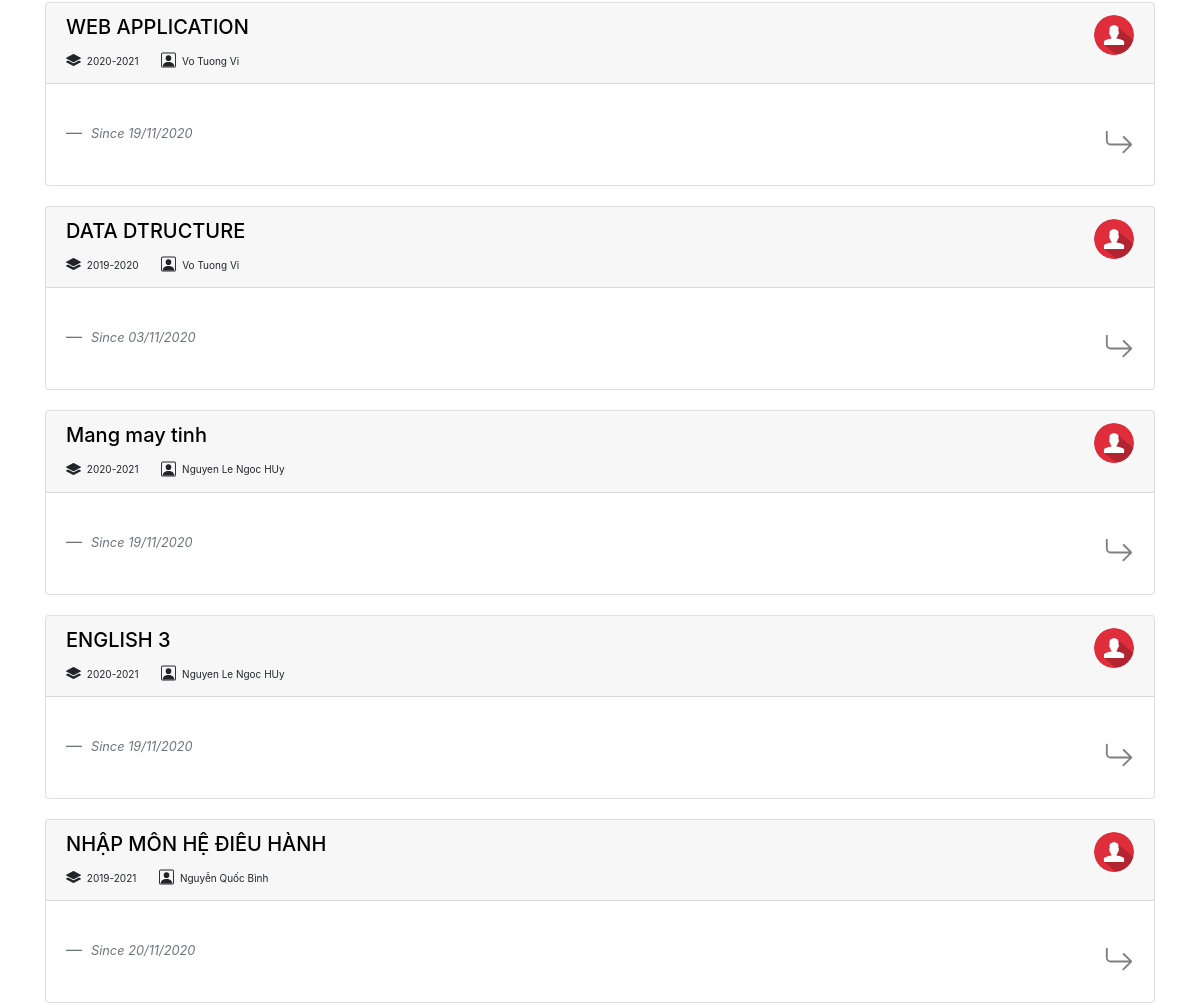
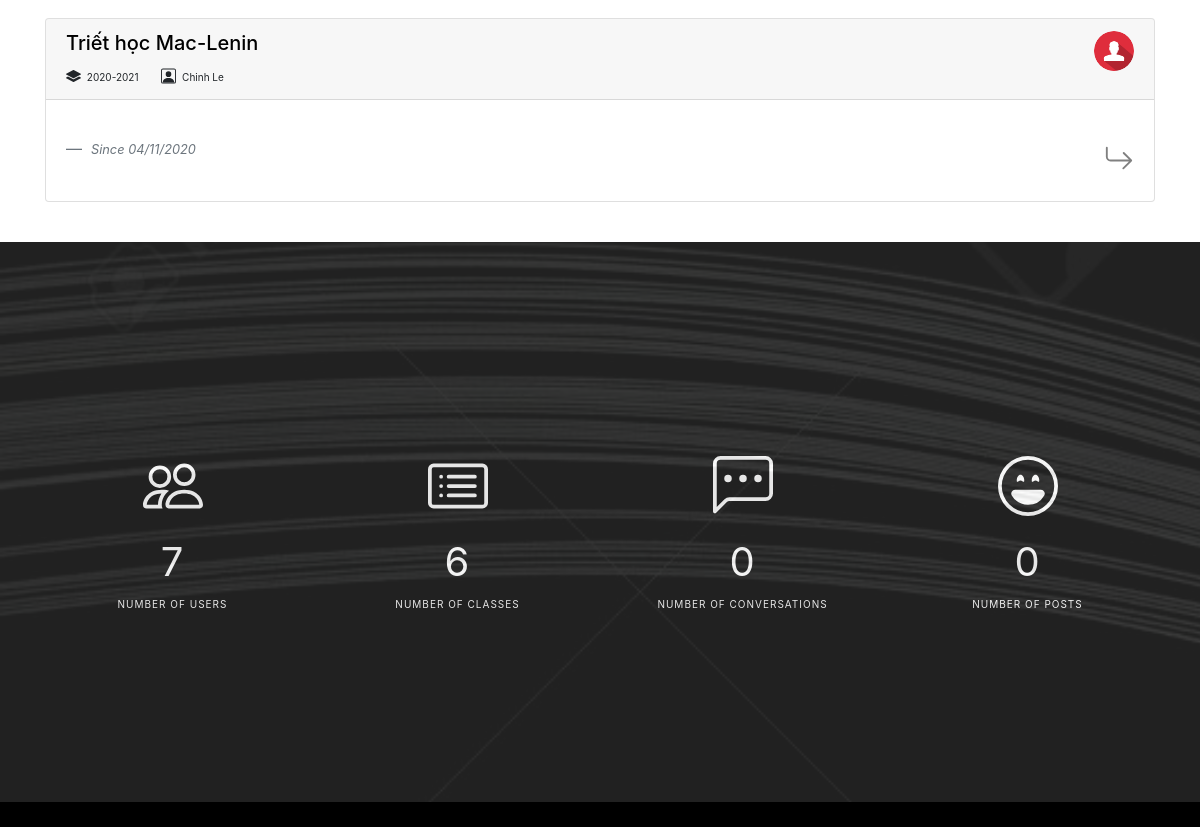
Page /home.php (signed in, middle part) on the earlier database version (2 pictures, top to bottom).
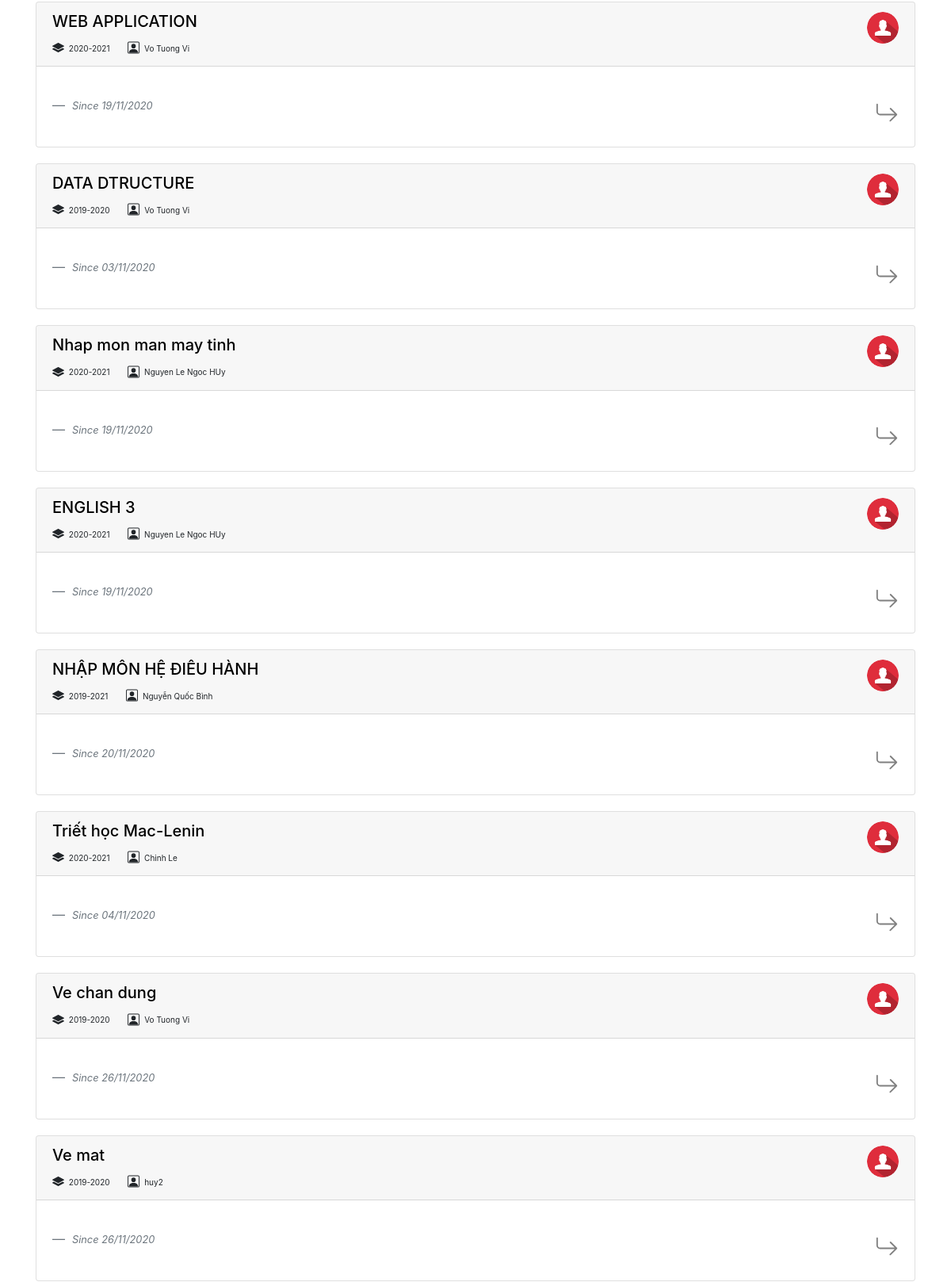
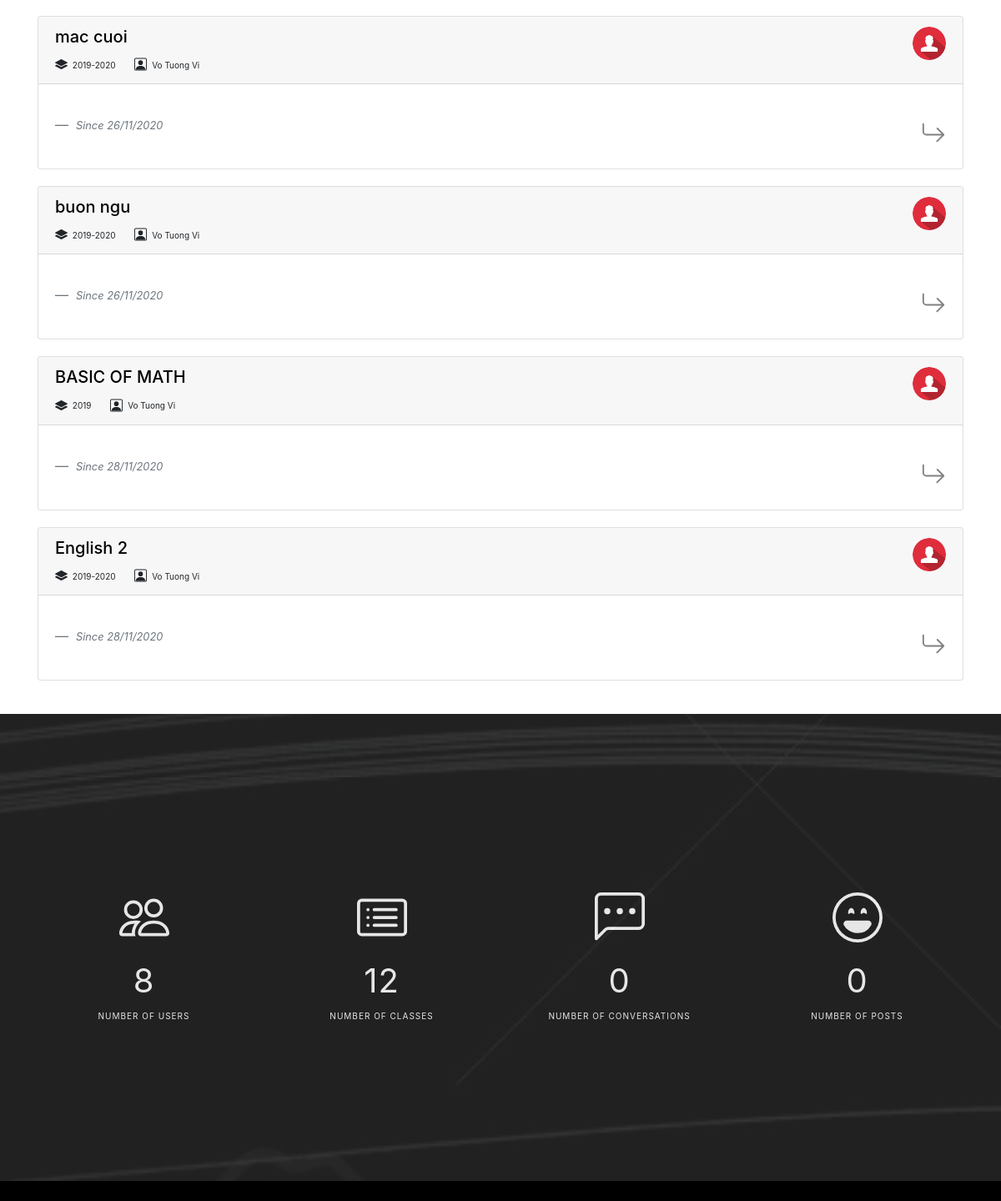
Same page on the later database version (2 pictures, top to bottom).
### tables this page shows
CREATE TABLE `class_user_role` (
  `class_id` int(11) NOT NULL,
  `user_id` int(11) NOT NULL,
  `role_id` int(11) NOT NULL
);

CREATE TABLE `classes` (
  `id` int(11) NOT NULL,
  `subject` varchar(255) NOT NULL,
  `code` varchar(255) NOT NULL,
  `semester` varchar(255) NOT NULL,
  `room` varchar(255) DEFAULT NULL,
  `avatar` varchar(255) NOT NULL DEFAULT 'img/class1.png',
  `created_date` date NOT NULL
);

CREATE TABLE `users` (
  `id` int(11) NOT NULL,
  `username` varchar(255) NOT NULL,
  `password` varchar(255) NOT NULL,
  `email` varchar(255) NOT NULL,
  `fullname` varchar(255) NOT NULL,
  `birth` date NOT NULL,
  `tel` varchar(255) NOT NULL,
  `token` varchar(255) NOT NULL,
  `verified` tinyint(1) NOT NULL,
  `avatar` varchar(256) DEFAULT 'img/avatar.png'
);

### dao/functions.php (called while the page is built, shortened)
<?php
    function getClassInfo($conn, $classId){
        $sql =  $conn->prepare("SELECT * FROM classes WHERE id = ?");
        $sql->bind_param("i", $classId);
        $result = null;
        if($sql->execute()){
            $result = $sql->get_result();
        }
        return $result;
    }
    function getTeacherInfo($conn, $classId){
        $roleId = 2;
        $sql =  $conn->prepare("SELECT * FROM class_user_role WHERE class_id = ? AND role_id = ?");
        $sql->bind_param("ii", $classId, $roleId);
        $teacher_info  = null;
        if($sql->execute()){
            $result = $sql->get_result();
            if($result->num_rows > 0){
                $teacher_info = $result->fetch_assoc();
                $sql =  $conn->prepare("SELECT * FROM users WHERE id = ?");
                $sql->bind_param("i", $teacher_info['user_id']);
                if($sql->execute()){
                    $result = $sql->get_result();
                    $teacher_info = $result->fetch_assoc();
                }
            }
        }
        return $teacher_info;
    }
    function getAllUsers($conn){
        $sql = "SELECT * FROM users";
        $result = $conn->query($sql);
        return $result;
    }
    function getAllClasses($conn){
        $sql = "SELECT * FROM classes";
        $result = $conn->query($sql);
        return $result;
    }
    function getClassesList($conn, $userId){
        $sql =  $conn->prepare("SELECT * FROM class_user_role WHERE user_id = ? ");
        $sql->bind_param("i", $userId);
        $result = null;
        if($sql->execute()){
            $result = $sql->get_result();
        }
        return $result;
    }
?>

### controllers/roleController.php (called while the page is built, shortened)
<?php
    require ('authController.php');
    $classes_list = getClassesList($conn, $_SESSION['userId']);
?>

### home.php (the view, shortened to what the changed rows need)
<?php
	require "controllers/roleController.php";
?>
<!DOCTYPE html>
<html lang="en">
<?php require 'head-tag.php';?>
<body>
    <div id="wrap" class="wrap-nicescroll">
        <div class="main-content page-full-width">
            <div class="container">
                <div class="with-sidebar-container">
                    <div class="tab-content" id="myTabContent">
                        <div class="tab-pane fade show active class-tab" id="class" role="tabpanel" aria-labelledby="class-tab">
                            <?php
                            if($classes_list->num_rows > 0){
                                while($classesList = $classes_list->fetch_assoc()){
                                    if(getClassInfo($conn, $classesList["class_id"])->num_rows > 0){
                                        $classInfoArray = getClassInfo($conn, $classesList["class_id"])->fetch_assoc();
                            ?>
                            <div class="card post class-box">
                                <div class="card-header">
                                    <div class="title-box">
                                        <div class="title">
                                            <a href="class.php?ci=<?php echo $classInfoArray['id']?>">
                                                <h5><?php echo $classInfoArray['subject']?></h5>
                                            </a>
                                        </div>
                                        <div class="overal-post-info-box">
                                            <span class="clock">
                                                <small>
                                                    <?php echo $classInfoArray['semester']?>
                                                </small>
                                            </span>
                                            <span class="view">
                                                <small>
                                                    <?php echo getTeacherInfo($conn, $classInfoArray['id'])['fullname']?>
                                                </small>
                                            </span>
                                        </div>
                                    </div>
                                    <div class="user-info-box">
                                        <img src=<?php echo getTeacherInfo($conn, $classInfoArray['id'])['avatar']?> alt="avatar" class="avatar">
                                    </div>
                                </div>
                                <div class="card-body">
                                    <blockquote class="blockquote mb-0">
                                        <footer class="blockquote-footer">
                                            <cite title="Source Title">
                                                <small><i>Since <?php echo date('d/m/yy',strtotime($classInfoArray['created_date']))?></i></small>
                                            </cite>
                                            <div class="hagtag-list open-class-btn open-icon">
                                                <a href="class.php?ci=<?php echo $classInfoArray['id']?>">
                                                </a>
                                            </div>
                                        </footer>
                                    </blockquote>
                                </div>
                            </div>
                            <?php }} }?>
                        </div>
                    </div>
                </div>
            </div>
        </div>
        <div class="statistical-boxs">
            <div class="container">
                <div class="row">
                    <div class="statistical-box col-xs-6 col-sm-3 col-md-3">
                        <div class="statistical-content">
                            <span><?php echo getAllUsers($conn)->num_rows ;?></span>
                        </div>
                    </div>
                    <div class="statistical-box col-xs-6 col-sm-3 col-md-3">
                        <div class="statistical-content">
                            <span><?php echo getAllClasses($conn)->num_rows ;?></span>
                        </div>
                    </div>
                </div>
            </div>
        </div>
    </div>
</body>
</html>

Differences in the rows shown:
changed through a linked row, class_user_role: class.subject "Mang may tinh" → "Nhap mon man may tinh"
added class_user_role: class.subject "Ve chan dung", class.semester "2019-2020", class.fullname "Vo Tuong Vi", class.avatar (placeholder picture), class.created_date "26/11/2020"
added class_user_role: class.subject "Ve mat", class.semester "2019-2020", class.fullname "huy2", class.avatar (placeholder picture), class.created_date "26/11/2020"
added class_user_role: class.subject "mac cuoi", class.semester "2019-2020", class.fullname "Vo Tuong Vi", class.avatar (placeholder picture), class.created_date "26/11/2020"
added class_user_role: class.subject "buon ngu", class.semester "2019-2020", class.fullname "Vo Tuong Vi", class.avatar (placeholder picture), class.created_date "26/11/2020"
added class_user_role: class.subject "BASIC OF MATH", class.semester "2019", class.fullname "Vo Tuong Vi", class.avatar (placeholder picture), class.created_date "28/11/2020"
added class_user_role: class.subject "English 2", class.semester "2019-2020", class.fullname "Vo Tuong Vi", class.avatar (placeholder picture), class.created_date "28/11/2020"
Other differences:
getAllUsers($conn)->num_rows: "7" → "8"
getAllClasses($conn)->num_rows: "6" → "12"
